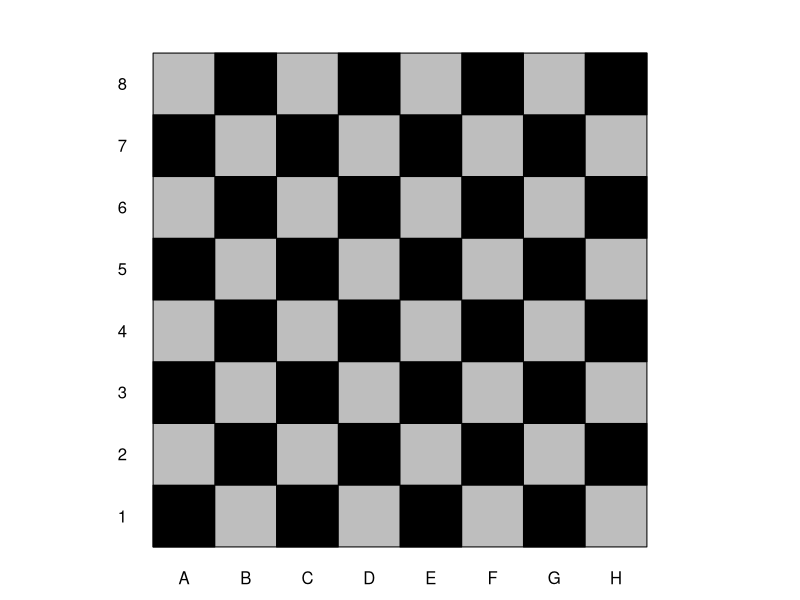
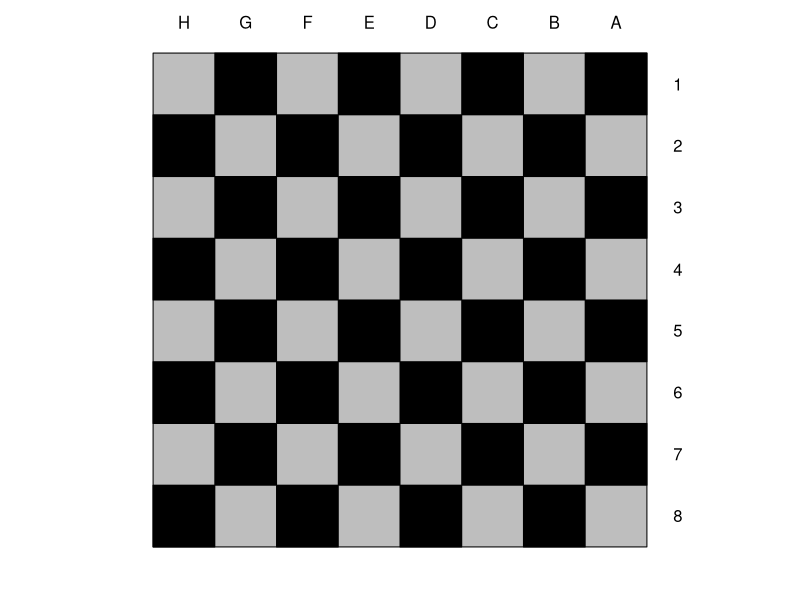
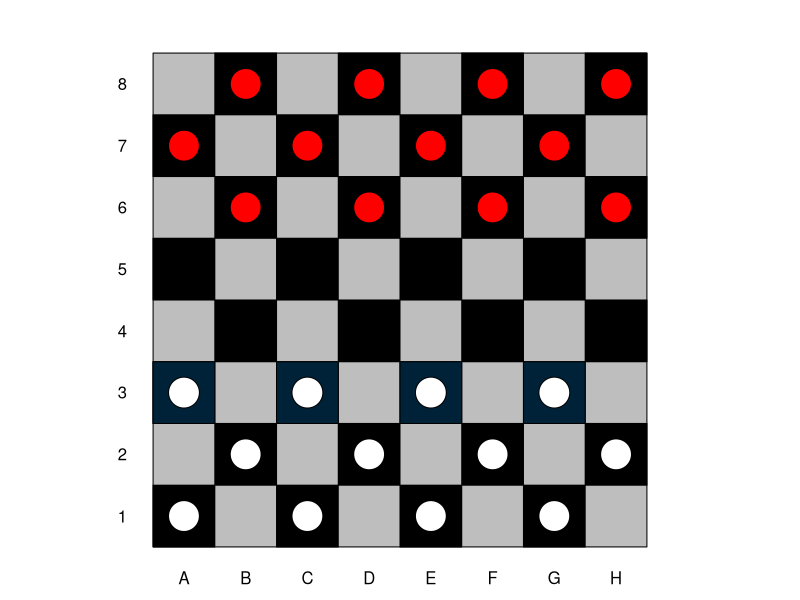
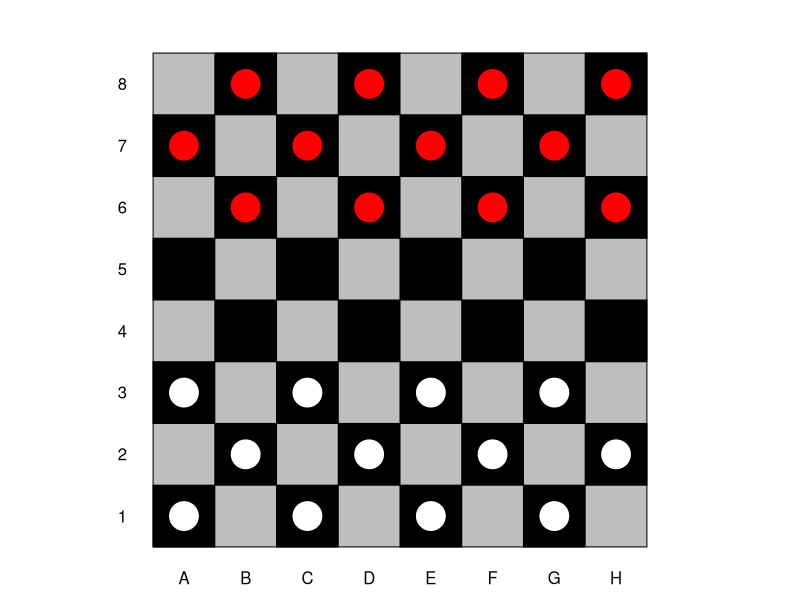

R code for these plots, in order:
library(plotrix)


bounds <- function(x){
  if (x <= 8 && x >= 1)
    return(T)
  return(F)
}

empty <- function(x, y){
  if (field[x, y] == 0)
    return(T)
  return(F)
}

kill <- function(x1, y1, x, y){
  if (field[x1, y1] * field[x, y] < 0)
    return(T)
  return(F)
}

checker <- function(x, y){
  if (abs(field[x, y]) == 1)
    return(T)
  return(F)
}


allow <- function(){
  list <- c()
  is_attack <<- 0
  
  if (checker(xf, yf)){
    fsign <- field[xf, yf]
    tx    <- xf - fsign
    tx2   <- xf + fsign
    ty    <- yf - fsign
    ty2   <- yf + fsign
    
    t2x   <- tx  - fsign
    t2x2  <- tx2 + fsign
    t2y   <- ty  - fsign
    t2y2  <- ty2 + fsign
    #backward
    if (bounds(t2x2)){
      if (bounds(t2y)){
        if (kill(tx2, ty, xf, yf) && empty(t2x2, t2y)){
          list <- c(list, t2x2, t2y)
          is_attack <<- 1
        }
      }
      if (bounds(t2y2) ){
        if (kill(tx2, ty2, xf, yf) && empty(t2x2, t2y2)){
          list <- c(list, t2x2, t2y2)
          is_attack <<- 1
        }
      }
    }
    
    #forward
    if (bounds(tx)){
      if  (bounds(ty)){
        if (empty(tx, ty) && is_attack == 0)
          list = c(list, tx, ty)
        else
          if (kill(tx, ty, xf, yf) && bounds(t2x) && bounds(t2y) && empty(t2x, t2y)){
            if (is_attack == 0){
              list <- c(t2x, t2y)
              is_attack <<- 1
            }else
              list <- c(list, t2x, t2y)
          }
      }
      
      if (bounds(ty2)){
        if (empty(tx, ty2) && is_attack == 0)
          list = c(list, tx, ty2)
        else
          if (kill(tx, ty2, xf, yf) && bounds(t2x) && bounds(t2y2) && empty(t2x, t2y2)){
            if (is_attack == 0){
              is_attack <<- 1
              list <- c(t2x, t2y2)
            }else
              list <- c(list, t2x, t2y2)
          }
      }
    }
    return(list)
  }
  
  
  lt_x <- max(xf, yf) - yf + 1
  lt_y <- max(xf, yf) - xf + 1
  
  rb_x <- xf + min(8 - xf, 8 - yf)
  rb_y <- yf + min(8 - xf, 8 - yf)
  
  lb_x <- xf + min(8 - xf, yf - 1)
  lb_y <- yf - min(8 - xf, yf - 1)
  
  rt_x <- xf - min(xf - 1, 8 - yf)
  rt_y <- yf + min(xf - 1, 8 - yf)
  
  #ways: x,y -> lt; x,y ->rb; x,y -> lb;  x,y -> rt
  list_cor <- c(lt_x, lt_y, rb_x, rb_y, lb_x, lb_y, rt_x, rt_y)
  dim(list_cor) <- c(2, 4)
  list_tmp <- c()
  make_list_tmp_again <- list()
  
  for (j in 1:4){
    tmp_x <- (xf:list_cor[,j][1])[-1]
    tmp_y <- (yf:list_cor[,j][2])[-1]
    enemies <- 0
    if (length(tmp_x) >= 1)
      for (i in 1:length(tmp_x)){
        if (enemies > 1)
          break
        if (empty(tmp_x[i], tmp_y[i]))
          list_tmp <- c(list_tmp, tmp_x[i], tmp_y[i])
        else{
          if ((kill(tmp_x[i], tmp_y[i], xf ,yf) || enemies != 0) && (i + 1) <= length(tmp_x) && bounds(tmp_x[i + 1]) && bounds(tmp_y[i + 1]) && empty(tmp_x[i + 1], tmp_y[i + 1])){
            enemies <- enemies + 1
            is_attack <<- 1
            if (enemies == 1)
              list_tmp <- c()
          }else
            break
        }
      }
    make_list_tmp_again[[j]] <- list(enemies, list_tmp)
  }
  if (is_attack == 1)
    for (i in 1:4){
      if (make_list_tmp_again[[i]][[1]] != 0)
        list<-c(list, make_list_tmp_again[[i]][[2]])
    }
  else{
    for (i in 1:4){
      list <- c(make_list_tmp_again[[i]][[2]])
    }
  }
  #list <-c(is_attack, 0, list)
  #dim(list) <- c(2, length(list)/2)
  return(list)
}

draw_empty_field <- function(q = c()){
  if (player)
    replayPlot(white_field)
  else
    replayPlot(black_field)
  
  if (length(q) != 0){
    if (q[1] == 1){
      #ways highlight
      if (player)
        rect((yf - 1) * size, (xf - 1) * size, yf * size, xf * size, col = "#238D43")
      else
        rect((8 - yf) * size, (8 - xf) * size, (9 - yf) * size, (9 - xf) * size, col = "#238D43")
      
      q <- q[-1]
      if (length(q) != 0){
        dim(q) <- c(2, length(q)/2)
        if (player){
          rect((q[2,] - 1) * size, (q[1,] - 1) * size, q[2,] * size, q[1,] * size, col = "#98fb98" )
        }
        else{
          rect((8 - q[2,]) * size, (8 - q[1,]) * size, (9 - q[2,]) * size, (9 - q[1,]) * size, col = "#98fb98")
        }
      }
    }else{
      #checkers highlight
      q <- q[-1]
      if (length(q) != 0){
        dim(q) <- c(2, length(q)/2)
        if (player)
          rect((q[2,] - 1) * size, (q[1,] - 1) * size, q[2,] * size, q[1,] * size, col = "#002238" )
        else
          rect((8 - q[2,]) * size, (8 - q[1,]) * size, (9 - q[2,]) * size, (9 - q[1,]) * size, col = "#002238")
      }
    }
  }
}

draw_checkers_except <- function(list = c()){
  size4 <- size / 4
  size8 <- size / 8
  
  if (player == 1)
    for (j in 1:tlen){
      i <- thing[1, j]
      k <- thing[2, j]
      if (field[i, k] != 0){
        if (field[i, k] < 0)
          color <- "#FFFFFF"
        else
          color <- "#FF0000"
        if (!isinq(c(i, k), list)){
          draw.circle((k - .5) * size, (i - .5) * size, size4, col = color)
          if (abs(field[i, k]) == 2)
            draw.circle((k - .5) * size, (i - .5) * size, size8, col = "#FFFF00")
        }
      }
    }
  else
    for (j in 1:tlen){
      i <- thing[1, j]
      k <- thing[2, j]
      if (field[i, k] != 0){
        if (field[i, k] < 0)
          color <- "#FFFFFF"
        else
          color <- "#FF0000"
        if (!isinq(c(i, k), list)){
          draw.circle((8.5 - k) * size, (8.5 - i) * size, size4, col = color)
          if (abs(field[i, k]) == 2)
            draw.circle((8.5 - k) * size, (8.5 - i) * size, size8, col = "#FFFF00")
        }
      }
    }
}

check <- function(){
  if (!bounds(xf) || !bounds(yf)){
    print("out of bounds")
    return(F)
  }
  
  if (empty(xf, yf)){
    print("too empty") #inside
    return(F)
  }
  
  if (field[xf, yf] < 0 && player == 0 || field[xf, yf] > 0 && player == 1 ){
    print("chose right fig pls")
    return(F)
  }
  return(T)
}

move <- function(){
  
  if (field[xf, yf] < 0)
    color <- "#FFFFFF"
  else
    color <- "#FF0000"
  
  if (animate){
    if (xf < x)
      draw_x <- seq(xf, x, .2)
    else
      draw_x <- seq(xf, x, -.2)
    if (yf < y)
      draw_y <- seq(yf, y, .2)
    else
      draw_y <- seq(yf, y, -.2)
    
    draw_empty_field()
    draw_checkers_except(c(xf, yf))
    save_plot <- recordPlot()
    
    if (player == 1)
      for (k in 1:length(draw_x)){
        replayPlot(save_plot)
        
        draw.circle((draw_y[k] - .5) * size, (draw_x[k] - .5) * size, size / 4, col = color)
        if (abs(field[xf, yf]) == 2)
          draw.circle((draw_y[k] - .5) * size, (draw_x[k] - .5) * size, size / 8, col = "#FFFF00")
        
        Sys.sleep(.1)
      }
    else
      for (k in 1:length(draw_x)){
        replayPlot(save_plot)
        
        draw.circle((8.5 - draw_y[k]) * size, (8.5 - draw_x[k]) * size, size / 4, col = color)
        if (abs(field[xf, yf]) == 2)
          draw.circle((8.5 - draw_y[k]) * size, (8.5 - draw_x[k]) * size, size / 8, col = "#FFFF00")
        
        Sys.sleep(.1)
      }
  }
  if (field[xf, yf] == 1 && (x == 1) || field[xf, yf] == -1 && (x == 8))
    field[x, y] <<- 2 * field[xf, yf]
  else
    field[x, y] <<- field[xf, yf]
  
  field[xf, yf] <<- 0
  
  vec_i <- (x:xf)[-c(1, length(x:xf))]
  vec_k <- (y:yf)[-c(1, length(x:xf))]
  
  if (length(vec_i) != 0)
    for (i in 1:length(vec_i)){
      if (field[vec_i[i], vec_k[i]] != 0){
        if (field[vec_i[i], vec_k[i]] > 0)
          fig_b <<- fig_b - 1
        else
          fig_w <<- fig_w - 1
        field[vec_i[i], vec_k[i]] <<- 0
      }
    }
  
  xf <<- x
  yf <<- y
}

isinq <- function(b, q){
  if (length(q) != 0){
    dim(q) <- c(2, length(q) / 2)
    for (i in 1:dim(q)[2]){
      if (b[1] == q[1, i] && b[2] == q[2, i])
        return(T)
    }
  }
  return(F)
}

input <-function(){
  dot <<- locator(n = 1)
  x <<- trunc(dot$y / size + 1)
  y <<- trunc(dot$x / size + 1)
  
  if (player == 0){
    x <<- 9 - x
    y <<- 9 - y
  }
}

all_attack <- function(){
  txf <- xf
  tyf <- yf
  tis_attack <- is_attack
  
  answer <- 0
  attackers_list <- c()
  moovers_list <- c()
  
  if (player){
    for (j in 1:tlen){
      i <- thing[1, j]
      k <- thing[2, j]
      
      if (field[i,k]<0){
        xf <<- i
        yf <<- k
        f <- allow()
        
        if (answer == 0 && length(f) != 0)
          moovers_list <- c(moovers_list, i, k)
        
        if (is_attack){
          answer <- 1
          attackers_list <- c(attackers_list, i ,k)
        }
        
      }
    }
  }else{
    for (j in 1:tlen){
      i <- thing[1, j]
      k <- thing[2, j]
      
      if (field[i,k]>0){
        xf <<- i
        yf <<- k
        f <- allow()
        
        if (answer == 0 && length(f) != 0)
          moovers_list <- c(moovers_list, i, k)
        
        if (is_attack){
          answer <- 1
          attackers_list <- c(attackers_list, i ,k)
        }
      }
    }
  }
  xf <<- txf
  yf <<- tyf
  is_attack <<- tis_attack
  
  if (answer == 0)
    return(list(F, moovers_list))
  else
    return(list(T, attackers_list))
}

######################################HEAD_START##################################################
size <- 30
animate <- 0
player <- 1
is_attack <- 1
fig_w <- 12
fig_b <- 12
field <- matrix(seq(0, 0, 8*8), 8, 8)
xf <- 0
yf <- 0

#########TRUE_PROGRAMMING_OPTIMIZATION###########
thing <- c()
for (i in 1:8){
  for (k in 1:8){
    if ((i + k) %% 2 == 0){
      thing <- c(thing, i, k)
    }
  }
}
dim(thing) <- c(2, length(thing) / 2)
tlen <- length(thing) / 2
#########FIRST PLOT###########
par(mar = c(0, 0, 0, 0))
plot(c(0, 0), c(1, 1), xlim = c(-size / 2, size * 8.5), ylim = c(-size / 2, size * 8.5), asp = 1, axes = F, ann = F, type = "n")

rect(0, 0, size * 8, size * 8, col = "gray")
rect((thing[1,] - 1) * size, (thing[2,] - 1) * size, thing[1,] * size, thing[2,] * size, col = "#000000")
saved_field <- recordPlot()

for (i in 1:8){
  text(-size / 2, size * (i - 0.5), toString(i))
  text(size * (i - 0.5), -size / 2, intToUtf8(64 + i))
}
white_field <- recordPlot()
replayPlot(saved_field)

for(i in 1:8){
  text(size * 8.5, size * (i - 0.5), toString(9 - i))
  text(size * (i - 0.5), size * 8.5, intToUtf8(73 - i))
}
black_field <- recordPlot()
#white > 0, black < 0
for (i in 1:8){
  for (k in 1:3){
    if ((i + k) %% 2 == 0){
      field[k, i] = -1
      field[9 - k, 9 - i] = 1
    }
  }
}

########################################HEAD_END#########################################################

print("Enjoy!")
#########################################GAME_CYCLE###########################################################
while (fig_w && fig_b){
  
  ans <- all_attack()
  
  draw_empty_field(c(0, ans[[2]]))
  draw_checkers_except()
  
  dot <- locator(n = 1)
  xf <- trunc(dot$y/size + 1)
  yf <- trunc(dot$x/size + 1)
  if (length(dot) == 0)
    break
  
  if (player == 0){
    xf <- 9 - xf
    yf <- 9 - yf
  }

  if (!check())
    next
  
  #we have fig to move, start mooving
  q <- allow()
  is_attack <- 1
  step <- 0
  while (is_attack){
    step <- step + 1
    
    draw_empty_field(c(1, q))
    draw_checkers_except()
    
    input()
    if (step == 1)
      q<-allow()
    
    if (length(ans[[2]]) != 0){
      if (is_attack == 0 && ans[[1]] && step == 1){
        player <- (player + 1) %% 2
        break
      }
    }else{
      if (player){
        fig_w <- 0
        fig_b <- 1
      }else{
        fig_b <- 1
        fig_w <- 0
      }
      break
    }
    
    while (!isinq(c(x, y), q) &&  (x != xf || y != yf || step != 1) ){
      input()
      q<-allow()
    }
    if (x == xf && y == yf){
      player <- (player + 1) %% 2
      break
    }
    
    transform <- field[xf, yf]
    
    move()
    
    if (is_attack)
      q <- allow()
    
    if (transform != field[xf, yf])
      is_attack <- F
  }
  player <- (player + 1) %% 2
}

#########################################GAME_CYCLE_END###########################################################
draw_empty_field()
draw_checkers_except()

  if (fig_w > fig_b){
    print("Congratulations! White won.")
  }else{
    print("Congratulations! Black won.")
  }

print("Thanks for playing!")
